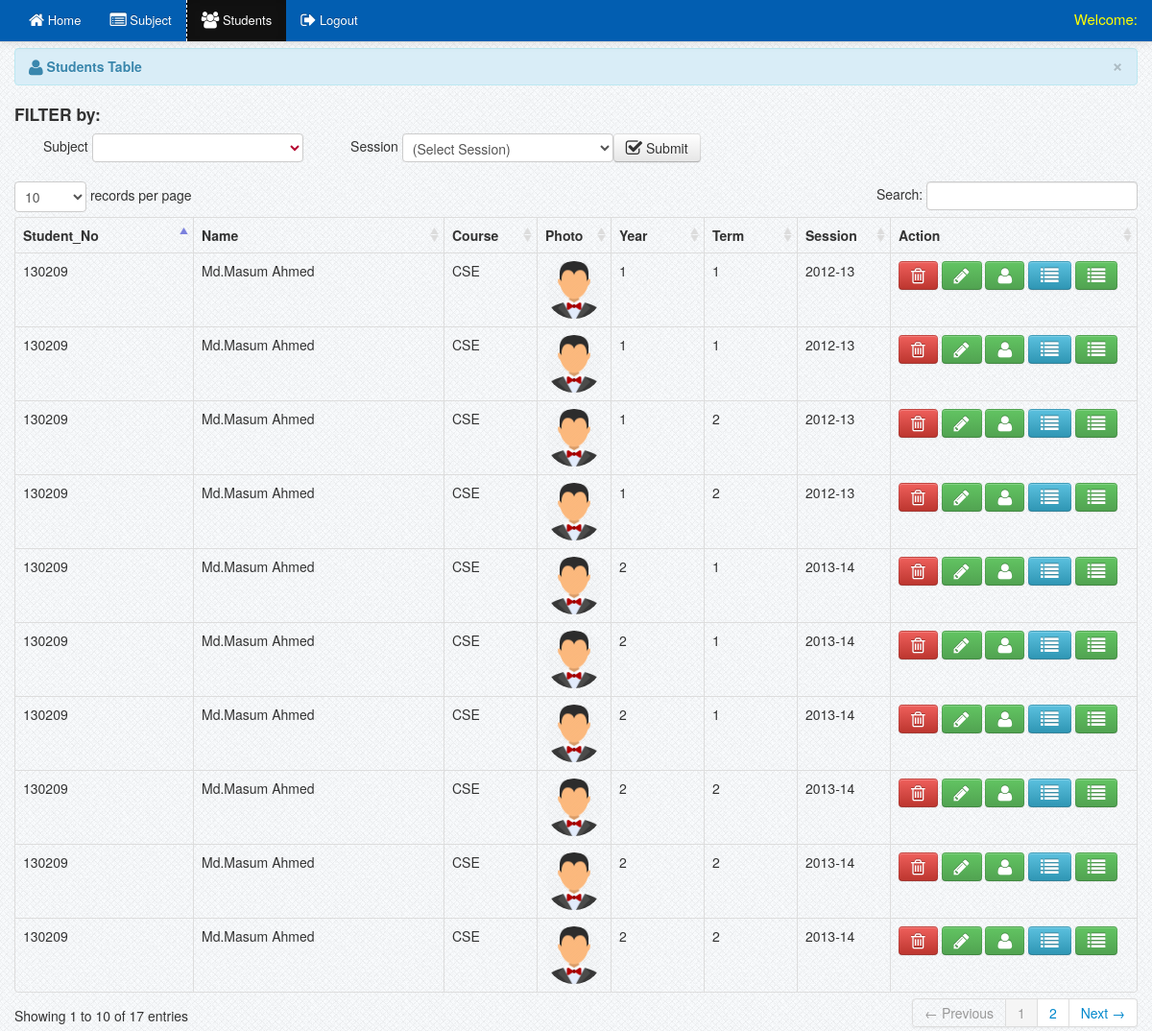
Screenshot of /registrar/fail_view.php (signed in) with the database file from the repository.
### tables this page shows
CREATE TABLE `result` (
  `student_id` int(111) NOT NULL,
  `sub_code` varchar(111) NOT NULL,
  `unit` varchar(111) NOT NULL,
  `Letter_Grade` varchar(100) NOT NULL,
  `Grade_Point` text NOT NULL,
  `year` varchar(100) NOT NULL,
  `term` varchar(100) NOT NULL,
  `session` varchar(30) NOT NULL,
  `remarks` varchar(100) NOT NULL,
  `grade_id` int(30) NOT NULL AUTO_INCREMENT,
  PRIMARY KEY (`grade_id`)
);

CREATE TABLE `students` (
  `student_id` int(11) NOT NULL AUTO_INCREMENT,
  `firstname` varchar(100) NOT NULL,
  `lastname` varchar(100) NOT NULL,
  `password` varchar(100) NOT NULL,
  `gender` varchar(10) NOT NULL,
  `course` varchar(100) NOT NULL,
  `address` varchar(100) NOT NULL,
  `contact` varchar(100) NOT NULL,
  `mail_id` varchar(100) NOT NULL,
  `photo` varchar(100) NOT NULL,
  `student_no` varchar(100) NOT NULL,
  `status` varchar(100) NOT NULL,
  `year_level` varchar(100) NOT NULL,
  `term` varchar(100) NOT NULL,
  `student_status` varchar(100) NOT NULL,
  `reg_status` varchar(111) NOT NULL,
  `reg_stat` varchar(111) NOT NULL,
  `a_a` varchar(111) NOT NULL,
  `a_d` varchar(111) NOT NULL,
  `fees` varchar(111) NOT NULL,
  PRIMARY KEY (`student_id`)
);

### registrar/fail_view.php (the view, shortened to what this page needs)
<?php include('header.php'); ?>
<?php include('navbar_students.php'); ?>
    <div class="container">
		<div class="margin-top">
			<div class="row">
			<div class="span12">
			   <div class="alert alert-info">
                                    <button type="button" class="close" data-dismiss="alert">&times;</button>
                                    <strong><i class="icon-user icon-large"></i>&nbsp;Students Table</strong>
                                </div>
								<label><h4>FILTER by:</h4></label>
									<form  method = "POST" class="form-inline" action="sort_fail.php">
								<div class="span">	Subject
									<?php
									$result = mysql_query("select `code`,`subject_id` from subject");
									 echo  "<td><label><select class=\"red\" style=\"background-color:#fff\" type=\"text\" name=\"course\"  >
      						<option ></option>";
				  while($row=mysql_fetch_array( $result))
				  {
				  			echo "<option >".$row['code']."</option>";
				  }
				   echo("</label></td>");
									?>
                                    </div>
                                <div class="span">	&nbsp;&nbsp;&nbsp;&nbsp;
									Session
									<select name="year_level" >
                                     <option value="">(Select Session)</option>
									</select>
				</div>
									<button type="submit" name="sort_fail" class="btn"><i class="icon-check icon-large"></i>&nbsp;Submit</button>
								</form>
                            <table cellpadding="0" cellspacing="0" border="0" class="table  table-bordered" id="example">
                                <thead>
                                    <tr>
                                        <th>Student_No</th>
                                        <th>Name</th>
                                        <th>Course</th>
                                        <th>Photo</th>
                                        <th>Year</th>
                                        <th>Term</th>
                                        <th>Session</th>
                                       <th>Action</th>
                                    </tr>
                                </thead>
                                <tbody>
                                  <?php  $user_query=mysql_query("select  * from result where `Grade_Point` ='0' ")or die(mysql_error());
									while($row=mysql_fetch_array($user_query)){
									$id=$row['student_id'];
									$subject_query = mysql_query("select * from students where student_no ='$id'")or die(mysql_error());
									while($subject_row=mysql_fetch_array($subject_query)){
									?>
									<tr class="del<?php echo $id ?>">
									<td><?php echo $row['student_id']; ?></td>
                                    <td><?php echo $subject_row['firstname']." ".$subject_row['lastname']; ?></td>
                                    <td width="80"><?php echo $subject_row['course']; ?> </td>
                                    <td width="60"><img src="<?php echo $subject_row['photo']; ?>" width="60" height="60" class="img-circle"></td>
									 <td width="80"><?php echo $row['year']; ?></td>
									 <td width="80"><?php echo $row['term']; ?></td>
									 <td width="80"><?php echo $row['session']; ?></td>
                                    <td width="240">
                                        <a rel="tooltip"  title="Delete" id="<?php echo $id; ?>" href="#delete_student<?php echo $id; ?>" data-toggle="modal"  target="_blank"   class="btn btn-danger"><i class="icon-trash icon-large"></i></a>
										<a  rel="tooltip"  title="Edit" id="e<?php echo $id; ?>" href="edit_student.php<?php echo '?id='.$id; ?>" target="_blank" class="btn btn-success"><i class="icon-pencil icon-large"></i></a>
                                        <a  rel="tooltip"  title="Show Details" id="e<?php echo $id; ?>" href="sh_student.php<?php echo '?id='.$id; ?>" target="_blank" class="btn btn-success"><i class="icon-user icon-large"></i></a>
										<a  rel="tooltip"  title="View Grade" id="v<?php echo $id; ?>"  href="view_grade.php<?php echo '?id='.$id; ?>" target="_blank" class="btn btn-info"><i class="icon-list icon-large"></i></a>
                                        <a  rel="tooltip"  title="View Registration" id="v<?php echo $id; ?>"  href="view_reg.php<?php echo '?id='.$id; ?>" target="_blank" class="btn btn-success"><i class="icon-list icon-large"></i></a>
                                    </td>
                                    </tr>
									<?php  } } ?>
                                </tbody>
                            </table>
			</div>
			</div>
		</div>
    </div>
<?php include('footer.php') ?>

### css/docs.css (style rules this page uses)
.red { color: #B50931; font-size: 12px; line-height: 3px; font-weight:bold; }
.margin-top { margin-top:50px; }
body { background: url(../img/grid_noise.png); position: relative; }

### css/print.css (style rules this page uses)
table { font-family:arial !important; }
#example th { border-right:1px solid; font-family:arial !important; }
#example th:first-child { border-left:1px solid; font-family:arial !important; }
#example td { border-right:1px solid; text-align:center; }
#example td:first-child { border-left:1px solid; text-align:center; }
h4 { font-size:15px; font-family:arial !important; }

### rows the page displays
result: student "130209", year "1", term "1", session "2012-13"
students: firstname "Md.Masum", lastname "Ahmed", course "CSE", photo (picture)
result: student "130209", year "1", term "1", session "2012-13"
result: student "130209", year "1", term "2", session "2012-13"
result: student "130209", year "1", term "2", session "2012-13"
result: student "130209", year "2", term "1", session "2013-14"
result: student "130209", year "2", term "1", session "2013-14"
result: student "130209", year "2", term "1", session "2013-14"
result: student "130209", year "2", term "2", session "2013-14"
result: student "130209", year "2", term "2", session "2013-14"
result: student "130209", year "2", term "2", session "2013-14"
